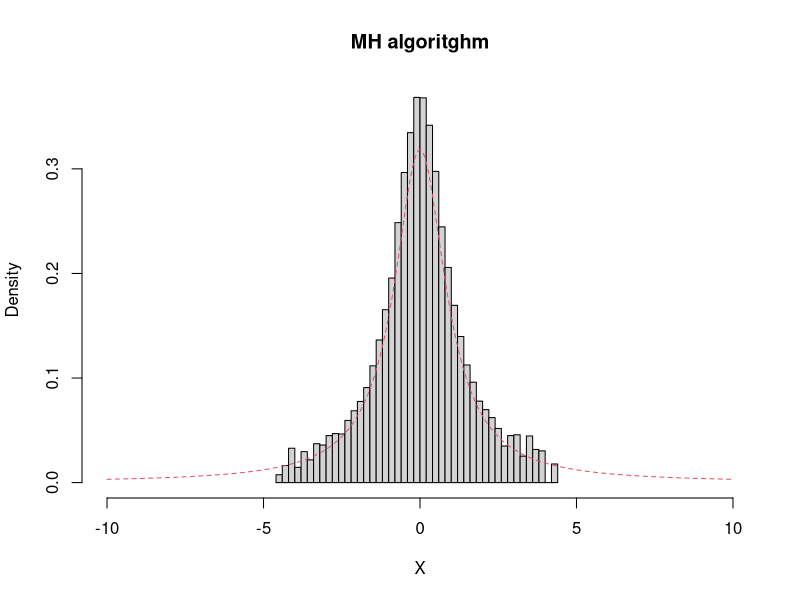

Generate this figure with R:
set.seed(1)
n.sim <- 100000
X <- c(rt(1,1)) # t-distribution becomes Cauchy distribution when df=1
ac <- NULL # acceptance rate
ac[1] <- 1

# Markov Chain
for (i in 2:n.sim) {
  Y <- rnorm(1)
  rho <- dt(Y,1)*dnorm(X[i-1]) / (dt(X[i-1],1)*dnorm(Y))
  ac[i] <- runif(1) < rho
  X[i] <- X[i-1] + (Y - X[i-1]) * ac[i]
}

cat("acceptance rate = ", mean(ac), "\b")


hist(X, probability = T, breaks = 50, main = "MH algoritghm",xlim = c(-10,10))
lines(seq(-10,10,length=1000), dt(seq(-10,10,length=1000),1), col = 2, lty = 2)

obj <- ks.test(jitter(X), rt(n.sim, 1))
print(obj)


# The chain based on the normal proposal is consistently off the true value